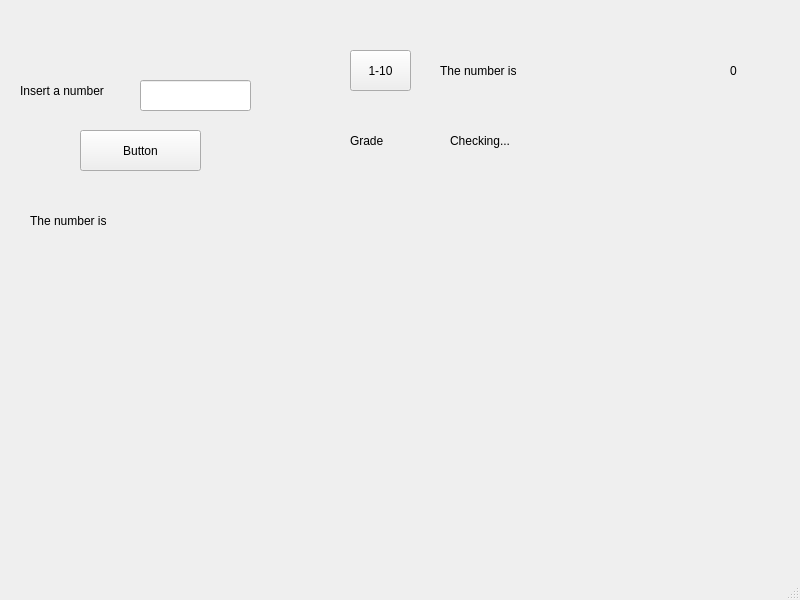
<?xml version="1.0" encoding="UTF-8"?>
<ui version="4.0">
 <class>MainWindow</class>
 <widget class="QMainWindow" name="MainWindow">
  <property name="geometry">
   <rect>
    <x>0</x>
    <y>0</y>
    <width>800</width>
    <height>600</height>
   </rect>
  </property>
  <property name="windowTitle">
   <string>MainWindow</string>
  </property>
  <widget class="QWidget" name="centralwidget">
   <widget class="QLabel" name="label">
    <property name="geometry">
     <rect>
      <x>20</x>
      <y>70</y>
      <width>111</width>
      <height>41</height>
     </rect>
    </property>
    <property name="text">
     <string>Insert a number</string>
    </property>
   </widget>
   <widget class="QPushButton" name="pushButton">
    <property name="geometry">
     <rect>
      <x>80</x>
      <y>130</y>
      <width>121</width>
      <height>41</height>
     </rect>
    </property>
    <property name="text">
     <string>Button</string>
    </property>
   </widget>
   <widget class="QLineEdit" name="lineEdit">
    <property name="geometry">
     <rect>
      <x>140</x>
      <y>80</y>
      <width>111</width>
      <height>31</height>
     </rect>
    </property>
   </widget>
   <widget class="QLabel" name="label_2">
    <property name="geometry">
     <rect>
      <x>30</x>
      <y>200</y>
      <width>101</width>
      <height>41</height>
     </rect>
    </property>
    <property name="text">
     <string>The number is</string>
    </property>
   </widget>
   <widget class="QLabel" name="label_3">
    <property name="geometry">
     <rect>
      <x>350</x>
      <y>120</y>
      <width>61</width>
      <height>41</height>
     </rect>
    </property>
    <property name="text">
     <string>Grade</string>
    </property>
   </widget>
   <widget class="QLabel" name="isValidLBL">
    <property name="geometry">
     <rect>
      <x>150</x>
      <y>200</y>
      <width>191</width>
      <height>41</height>
     </rect>
    </property>
    <property name="text">
     <string/>
    </property>
   </widget>
   <widget class="QLabel" name="checkingLBL">
    <property name="geometry">
     <rect>
      <x>450</x>
      <y>120</y>
      <width>331</width>
      <height>41</height>
     </rect>
    </property>
    <property name="text">
     <string>Checking...</string>
    </property>
   </widget>
   <widget class="QPushButton" name="pushButton_2">
    <property name="geometry">
     <rect>
      <x>350</x>
      <y>50</y>
      <width>61</width>
      <height>41</height>
     </rect>
    </property>
    <property name="text">
     <string>1-10</string>
    </property>
   </widget>
   <widget class="QLabel" name="label_6">
    <property name="geometry">
     <rect>
      <x>440</x>
      <y>50</y>
      <width>271</width>
      <height>41</height>
     </rect>
    </property>
    <property name="text">
     <string>The number is</string>
    </property>
   </widget>
   <widget class="QLabel" name="loopLBL">
    <property name="geometry">
     <rect>
      <x>730</x>
      <y>50</y>
      <width>41</width>
      <height>41</height>
     </rect>
    </property>
    <property name="text">
     <string>0</string>
    </property>
   </widget>
  </widget>
  <widget class="QMenuBar" name="menubar">
   <property name="geometry">
    <rect>
     <x>0</x>
     <y>0</y>
     <width>800</width>
     <height>26</height>
    </rect>
   </property>
  </widget>
  <widget class="QStatusBar" name="statusbar"/>
 </widget>
 <resources/>
 <connections/>
</ui>
